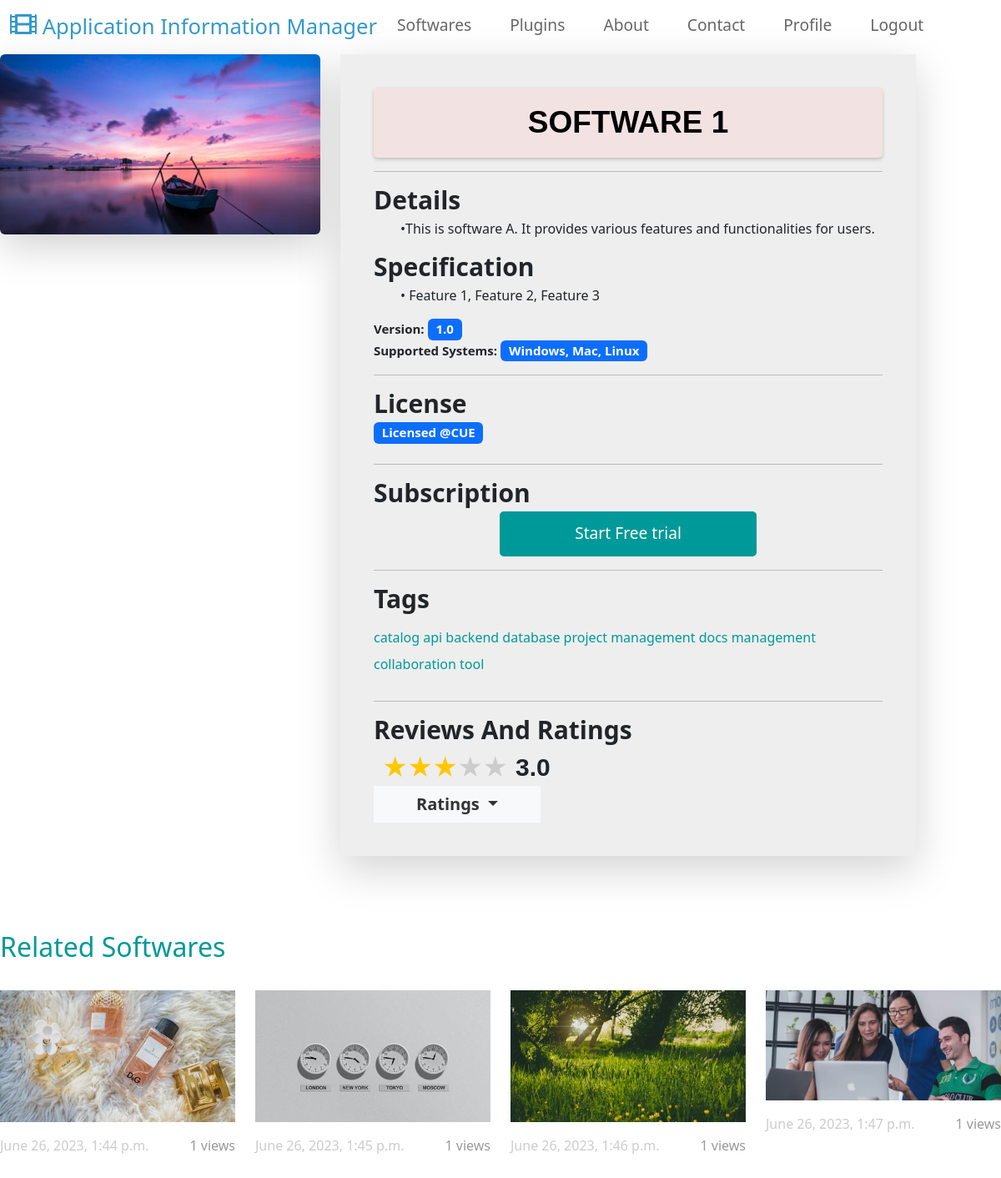
The page /catalog/home/detail/1/ (signed in) on the database its author committed.
### catalapp/models.py (models this page shows)
class Software(models.Model):
    name = models.CharField(max_length=255)
    images = models.ImageField(upload_to="software_images/")
    time_created = models.DateTimeField(auto_now_add=True)
    views = models.ManyToManyField(User, related_name="viewed_software", blank=True)
    information = models.TextField()
    features = models.TextField()
    version = models.CharField(max_length=50)
    supported_systems = models.CharField(max_length=255)
    license = models.CharField(max_length=100)
    subscription = models.BooleanField(default=False)
    tags = models.ManyToManyField("Tag")
    reviews = models.ManyToManyField("Review")
    price = models.PositiveIntegerField(default=100)
    release_date = models.DateField(default='2023-02-02')
    developer = models.CharField(max_length=255,default="")
    download_link = models.URLField(default="")
    is_featured = models.BooleanField(default=False)
    is_popular = models.BooleanField(default=False)
    is_new_release = models.BooleanField(default=False)
    demo_available = models.BooleanField(default=False)
    documentation_link = models.URLField(default="")
    video_link = models.URLField(default="")
    def __str__(self):
        return self.name

### catalapp/views.py (the view)
@login_required
def softwaredetails(request, software_id):
    user = request.user
    software = Software.objects.get(id=software_id)
    if user in software.views.all():
        pass
    else:
        software.views.add(user)
        software.save()
    reviews = Review.objects.filter(software__id=software_id)
    avg=Review.objects.filter(software__id=software_id).aggregate(Avg('rating'))
    total_reviews = reviews.count()
    rating_counts = reviews.values('rating').annotate(count=Count('rating')).order_by('rating')
    rating_data = []
    for rating_count in rating_counts:
        rating_percentage = (rating_count['count'] / total_reviews) * 100
        rating_data.append({
            'rating': rating_count['rating'],
            'count': rating_count['count'],
            'percentage': rating_percentage,
        })
    related_software = get_related_software(software_id)
    print(related_software)
    return render(request, "softwaredetails.html", context={"software": software,"related":related_software,"ratings":avg,"rating_context":rating_data})

### catalapp/views.py (called while the page is built)
def get_related_software(current_software_id, num_recommendations=4):
    current_software = Software.objects.get(id=current_software_id)
    users_viewed_current_software = current_software.views.all()
    related_software = Software.objects.filter(views__in=users_viewed_current_software)\
                                       .exclude(id=current_software_id)\
                                       .annotate(view_count=Count('views'))\
                                       .order_by('-view_count')[:num_recommendations]
    return related_software

### catalapp/templates/softwaredetails.html (shortened to what this page needs)
{% extends 'base.html' %}
{% load static %}
{% block content %}
<div class="row tm-mb-90">
    <div class="col-xl-4 col-lg-5 col-md-6 col-sm-12 ">
        <center><img src="{{ software.images.url }}" alt="Image" class="img-fluid rounded shadow-lg"
                style="max-width: 100%; height: auto;"></center>
    </div>
    <div class="col-xl-7 col-lg-7 col-md-8 col-sm-12 order-lg-1">
        <div class="tm-bg-gray tm-video-details rounded-lg shadow-lg">
            <h1 style="font-family: 'Helvetica', sans-serif;
            font-size: 37px;
            font-weight: bold;
            color: #000000;
            text-transform: uppercase;
            text-align: center;
            background-color: #f3e2e2;
            padding: 20px;
            margin: 0;
            border-radius: 5px;
            box-shadow: 0 2px 4px rgba(0, 0, 0, 0.2); font-weight: bold;">{{ software.name}}</h1>
            <hr>
            <h3 class="tm-text-black-dark mb-1" style="font-size: 30px; font-weight: bold;">Details</h3>
            <ul>&#x2022;{{ software.information}}</ul>
            <p>
            <h3 class="tm-text-black-dark mb-1" style="font-size: 30px; font-weight: bold;">Specification</h3>
            <ul>&#x2022; {{ software.features}}</ul>
            </p>
            <span class="tm-text-black-dark" style="font-size: 15px; font-weight: bold;">Version:</span>
            <span class="badge bg-primary" style="font-size: 15px">{{ software.version }}</span><br>
            <span class=" tm-text-black-dark" style="font-size: 15px; font-weight: bold;">Supported
                Systems:</span>
            <span class="badge bg-primary" style="font-size: 15px">{{ software.supported_systems}}</span><br>
            <hr>
            <div class="mb-4">
                <h3 class="tm-text-black-dark mb-1" style="font-size: 30px; font-weight: bold;">License</h3>
                <span class="badge bg-primary" style="font-size: 15px">Licensed @CUE</span>
            </div>
            <hr>
            <h3 class="tm-text-black-dark mb-1" style="font-size: 30px; font-weight: bold;">Subscription</h3>
            <div class="text-center mb-1">
                <a href="{% url 'catalapp:subscription' software_id=software.pk%}" class="btn btn-primary tm-btn-big">Start Free trial</a>
            </div>
            <hr>
            <div class="mb-4">
                <h3 class="tm-text-black-dark mb-3" style="font-size: 30px; font-weight: bold;">Tags</h3>
                <a href="#" class="tm-text-primary mr-4 mb-2 d-inline-block">catalog</a>
                <a href="#" class="tm-text-primary mr-4 mb-2 d-inline-block">api</a>
                <a href="#" class="tm-text-primary mr-4 mb-2 d-inline-block">backend</a>
                <a href="#" class="tm-text-primary mr-4 mb-2 d-inline-block">database</a>
                <a href="#" class="tm-text-primary mr-4 mb-2 d-inline-block">project management</a>
                <a href="#" class="tm-text-primary mr-4 mb-2 d-inline-block">docs management</a>
                <a href="#" class="tm-text-primary mr-4 mb-2 d-inline-block">collaboration tool</a>
            </div>
            <hr>
            <h3 class="tm-text-black-dark mb-1" style="font-size: 30px; font-weight: bold;">Reviews And Ratings
            </h3>
            {% with rating=ratings.rating__avg %}
            <label
                style="font-family: 'Helvetica', sans-serif;font-size: 30px; font-weight: bold;">{{ratings.rating__avg}}</label>
            <div class="rate">
                <label for="star5" title="text">5 stars</label>
                <label for="star4" title="text">4 stars</label>
                <label for="star3" title="text">3 stars</label>
                <label for="star2" title="text">2 stars</label>
                <label for="star1" title="text">1 star</label>
            </div>
            <div class="dropdown">
                <button class="btn btn-secondary dropdown-toggle elegant-dropdown" type="button" id="dropdownMenu2"
                    data-toggle="dropdown" aria-haspopup="true" aria-expanded="false">
                    Ratings
                </button>
            </div>
            {% endwith %}
        </div>
    </div>
</div>
<div class="row mb-4">
    <h2 class="col-12 tm-text-primary">
        Related Softwares
    </h2>
</div>
<div class="row mb-3 tm-gallery">
    {% for software in related %}
    <div class="col-xl-3 col-lg-4 col-md-6 col-sm-6 col-12 mb-5">
        <figure class="effect-ming tm-video-item">
            <img src="{{ software.images.url }}" alt="Image" class="img-fluid">
            <figcaption class="d-flex align-items-center justify-content-center">
            </figcaption>
        </figure>
        <div class="d-flex justify-content-between tm-text-gray">
            <span class="tm-text-gray-light">{{ software.time_created }}</span>
            <span>{{ software.views.all.count }} views</span>
        </div>
    </div>
    {% endfor %}
</div>
{% endblock %}

### catalapp/static/catalapp/css/templatemo-style.css (style rules this page uses)
p { line-height: 1.8; }
a { text-decoration: none; transition: all 0.3s ease; }
.btn { border-radius: 0; }
.btn-primary { background-color: #009999; border: 0; border-radius: 5px; padding: 12px 50px 14px; font-size: 1.2rem; }
.tm-btn-big { padding: 12px 90px 14px; }
.tm-mb-90 { margin-bottom: 90px; }
.tm-text-primary { color: #009999; }
.tm-bg-gray { background-color: #EEEEEE; }
p, .tm-text-gray { color: #999; }
.tm-text-gray-light { color: #CCC; }
.tm-video-item { position: relative; overflow: hidden; text-align: center; cursor: pointer; }
.tm-video-item img { position: relative; display: block; min-height: 100%; max-width: 100%; opacity: 0.8; }
.tm-video-item figcaption { padding: 2em; color: #fff; text-transform: uppercase; font-size: 1.25em; -webkit-backface-visibility: hidden; backface-visibility: hidden; }
.tm-video-item figcaption::before, .tm-video-item figcaption::after { pointer-events: none; }
.tm-video-item figcaption, .tm-video-item figcaption > a { position: absolute; top: 0; left: 0; width: 100%; height: 100%; }
figure.effect-ming { background: #030c17; }
figure.effect-ming img { opacity: 0.9; -webkit-transition: opacity 0.35s; transition: opacity 0.35s; }
figure.effect-ming figcaption::before { position: absolute; top: 30px; right: 30px; bottom: 30px; left: 30px; border: 2px solid #fff; box-shadow: 0 0 0 30px rgba(255,255,255,0.2); content: ''; opacity: 0; -webkit-transition: opacity 0.35s, -webkit-transform 0.35s; transition: opacity 0.35s, transform 0.35s; -webkit-transform: scale3d(1.4,1.4,1); transform: scale3d(1.4,1.4,1); }
.tm-video-details { height: 100%; padding: 40px; }

### catalapp/templates/softwaredetails.html (style rules this page uses)
* { margin: 0; padding: 0; }
.rate { float: left; height: 12px; padding: 0 10px; }
.rate:not(:checked)>label { float: right; width: 1em; overflow: hidden; white-space: nowrap; cursor: pointer; font-size: 30px; color: #ccc; }
.rate:not(:checked)>label:before { content: '★ '; }
.rate>input:checked~label { color: #ffc700; }
.elegant-dropdown { font-size: 20px; font-weight: bold; background-color: #f8f9fa; border-color: #f8f9fa; color: #333; width: 200px; }

### rows shown on the page
Software: images (picture), name "SOFTWARE 1", information "This is software A. It provides various features and functionalities for users.", features "Feature 1, Feature 2, Feature 3", version "1.0", supported_systems "Windows, Mac, Linux"
Software: images (picture), time_created "June 26, 2023, 1:44 p.m.", views.all.count "1"
Software: images (picture), time_created "June 26, 2023, 1:45 p.m.", views.all.count "1"
Software: images (picture), time_created "June 26, 2023, 1:46 p.m.", views.all.count "1"
Software: images (picture), time_created "June 26, 2023, 1:47 p.m.", views.all.count "1"

### other values the page prints
{{ ratings.rating__avg }} "3.0"
